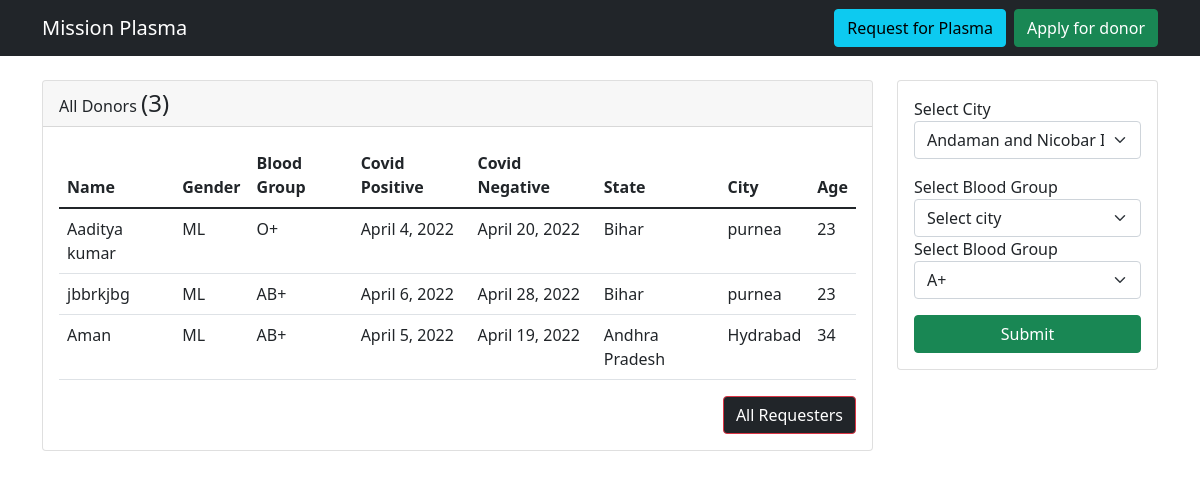
Screenshot of /donorview/ with the database file from the repository.
### data/models.py (models this page shows, shortened)
class Donor(models.Model):
    d_name=models.CharField(max_length=200,blank=False,null=False)
    d_gender=models.CharField(max_length=200,blank=False,null=False)
    d_age=models.IntegerField()
    d_bloodGroup=models.CharField(max_length=200,blank=False,null=False)
    d_covid_pos_date=models.DateField()
    d_covid_neg_date=models.DateField()
    d_state=models.ForeignKey(State,on_delete=models.SET_NULL,null=True)
    d_city=models.ForeignKey(City,on_delete=models.CASCADE,null=True)

class State(models.Model):
    state=models.CharField(max_length=255, null=False, blank=False)

class City(models.Model):
    city_id=models.ForeignKey(State,on_delete=models.CASCADE)
    city=models.CharField(max_length=200)

### data/views.py (the view)
# urls.py: path("donorview/",donorView,name="donorview"),
def donorView(r):
    state=State.objects.all()
    city=City.objects.all()
    data={"donors":Donor.objects.all(),"count":Donor.objects.all().count(),"states":state,"cities":city}
    return render(r,"data/view_donor.html",data)

### data/templates/data/view_donor.html (shortened to what this page needs)
{% extends 'data/base.html' %}
{% block content %}
<div class="container mt-4">
    <div class="row">
        <div class="col-lg-9">
            <div class="row">
                <div class="col-lg-12">
                    <div class="card">
                        <div class="card-header">All Donors <span class="h4" id="count">({{count}})</span></div>
                        <div class="card-body">
                            <table class="table table-hover">
                                <thead>
                                    <tr>
                                        <th>Name</th>
                                        <th>Gender</th>
                                        <th>Blood Group</th>
                                        <th>Covid Positive</th>
                                        <th>Covid Negative</th>
                                        <th>State</th>
                                        <th>City</th>
                                        <th>Age</th>
                                    </tr>
                                </thead>
                                <tbody id="dd-donor">
                                {% for donor in donors %}
                                    <tr>
                                        <td>{{ donor.d_name }}</td>
                                        <td>{{ donor.d_gender }}</td>
                                        <td>{{ donor.d_bloodGroup }}</td>
                                        <td>{{ donor.d_covid_pos_date }}</td>
                                        <td>{{ donor.d_covid_neg_date }}</td>
                                        <td>{{ donor.d_state.state}}</td>
                                        <td>{{ donor.d_city.city}}</td>
                                        <td>{{ donor.d_age }}</td>
                                    </tr>
                                {% endfor %}
                                </tbody>
                            </table>
                            <a href="{% url 'requestview' %}" class="btn btn-danger bg-dark float-end">All Requesters</a>
                        </div>
                    </div>
                </div>
            </div>
    </div>
    <div class="col-lg-3">
        <div class="card">
            <div class="card-body">
            <form action="{% url 'donorfilter' %}" method="POST">
            <div class="mb-3">
                <label for="">Select City</label>
                <select name="d_state" id="state-dd" class="form-select">
                    {% for x in states %}
                    <option value="{{x.id}}">{{x.state}}</option>
                    {% endfor %}
                </select>
             </div>
             <div class="mb-3">
                <label for="">Select Blood Group</label>
                <select name="d_city" id="city-dd" class="form-select">
                    <option value="" selected dissabled>Select city</option>
                </select>
                <div class="mb-3">
                    <label for="">Select Blood Group</label>
                    <select name="d_bloodGroup" class="form-select">
                        <option value="A+">A+</option>
                    </select>
                </div>
             </div>
            <div class="mt-3">
                <input type="submit" class="btn btn-success w-100">
            </div>
        </div>
        </div>
    </div>
</div>
</div>
{% block js %}
{% load dajaxice_templatetags %}
{% endblock  %}
{% endblock  %}

### rows the page displays
Donor: d_name "Aaditya kumar", d_gender "ML", d_bloodGroup "O+", d_covid_pos_date "April 4, 2022", d_covid_neg_date "April 20, 2022", d_state.state "Bihar", d_city.city "purnea", d_age "23"
Donor: d_name "jbbrkjbg", d_gender "ML", d_bloodGroup "AB+", d_covid_pos_date "April 6, 2022", d_covid_neg_date "April 28, 2022", d_state.state "Bihar", d_city.city "purnea", d_age "23"
Donor: d_name "Aman", d_gender "ML", d_bloodGroup "AB+", d_covid_pos_date "April 5, 2022", d_covid_neg_date "April 19, 2022", d_state.state "Andhra Pradesh", d_city.city "Hydrabad", d_age "34"

### other values shown
{{ count }} "3"
form field d_state "Andaman and Nicobar Islands"
